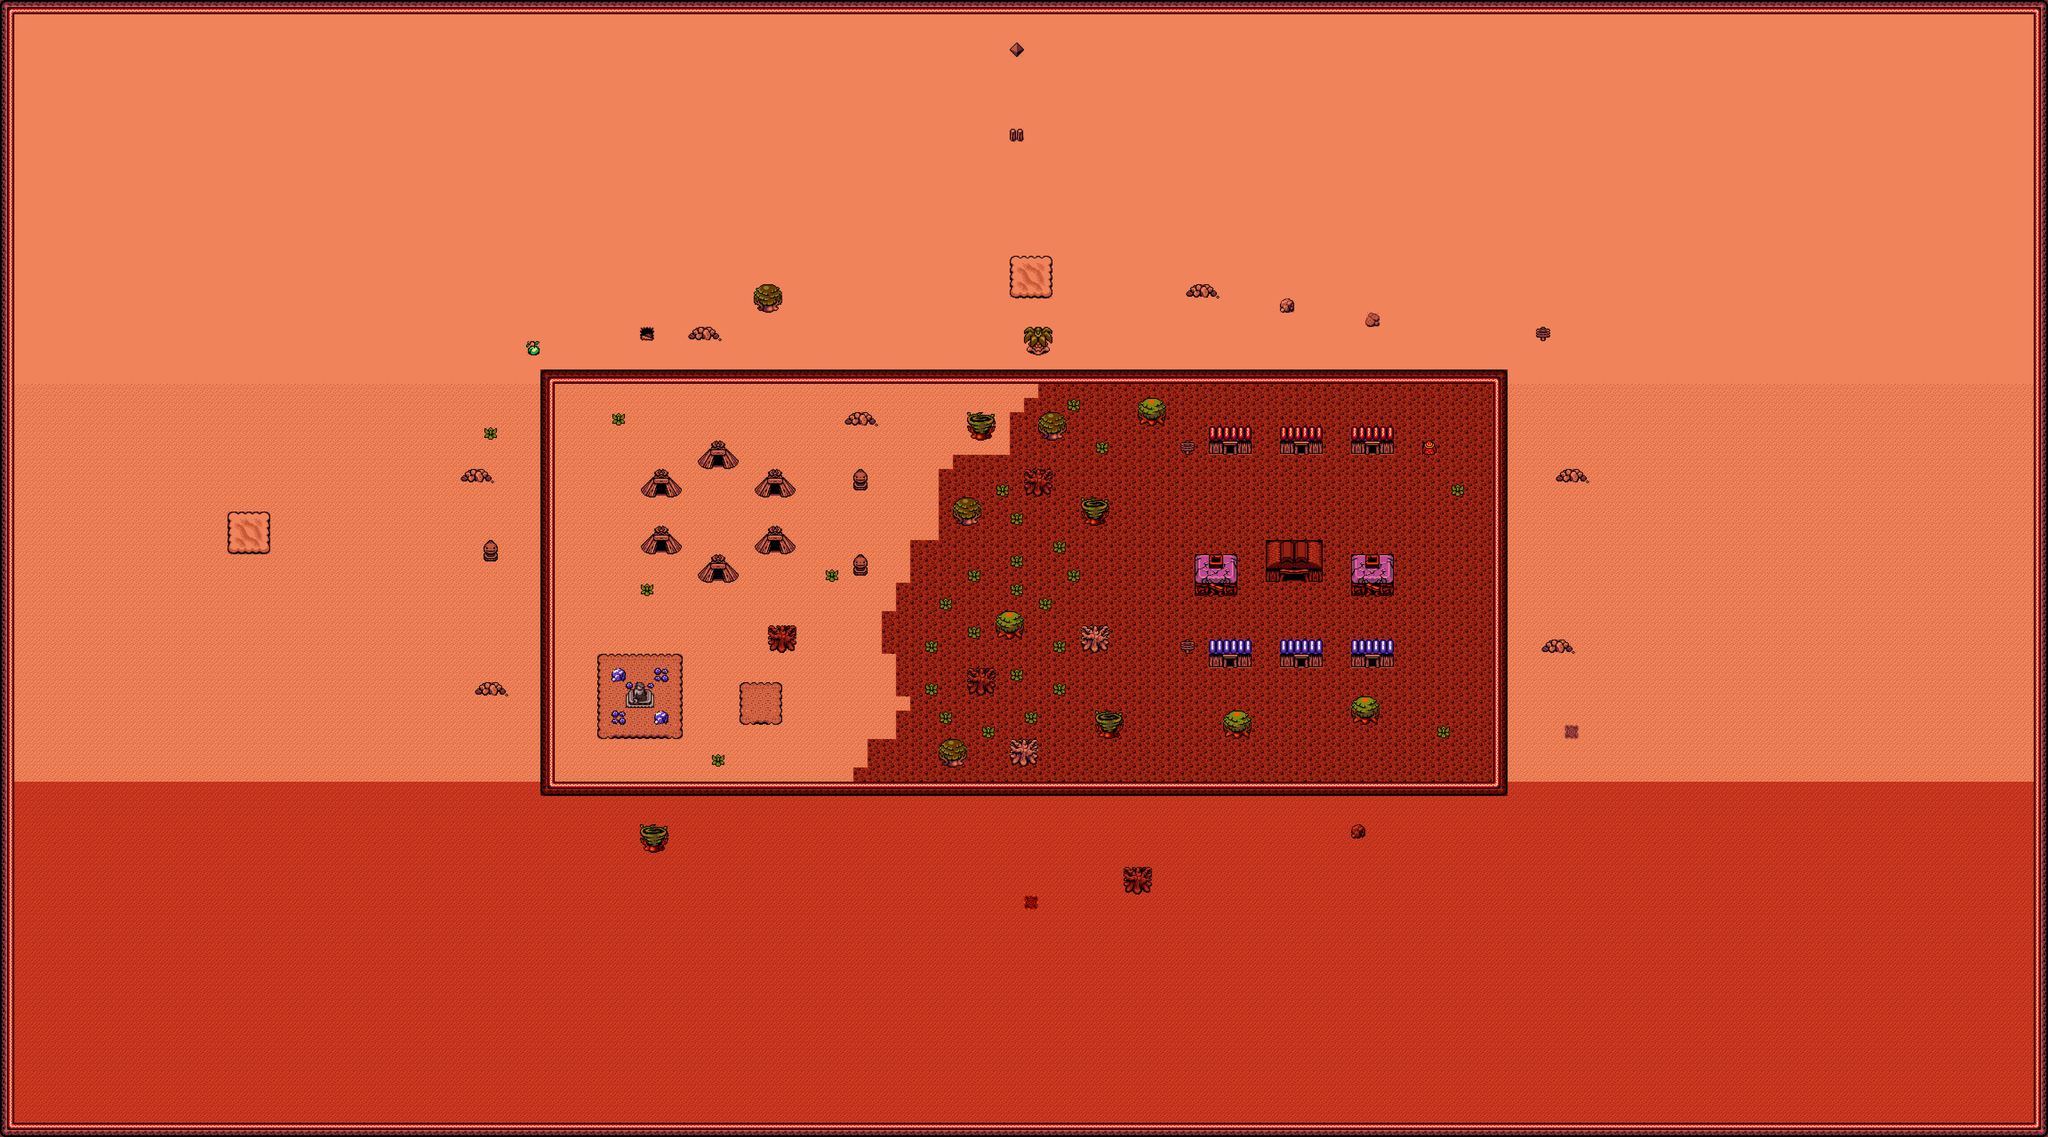

The image is a tile-based game level rendered from a .tmx file. Its description and source (layers, tilesets, objects; grid data summarised) follow:
An orthogonal 144x80 tile map with 48x48 px tiles, 2 tile layers (Ground, Objects), 3 tilesets and 93 objects (37x Enemy, 13x Power up, Player).

<map version="1.10" tiledversion="1.12.2" orientation="orthogonal" renderorder="right-down" width="144" height="80" tilewidth="48" tileheight="48" infinite="0" nextlayerid="7" nextobjectid="147">
 <tileset firstgid="1" source="../tilesets/hell_tiles.tsx" />
 <tileset firstgid="257" source="hell_obj.tsx" />
 <tileset firstgid="513" source="hell_objects_final.tsx" />
 <layer id="1" name="Ground" width="144" height="80">
  <data>[11520 cells, 11520 non-empty, 45 distinct tile ids]</data>
 </layer>
 <layer id="5" name="Objects" width="144" height="80">
  <data>[11520 cells, 286 non-empty, 109 distinct tile ids]</data>
 </layer>
 <objectgroup id="2" name="Collisions">
  <object id="92" x="2356.4" y="1899.27" width="135.383" height="65.9031" />
  <object id="109" x="2548.4" y="1801.94" width="135.383" height="65.9031" />
  <object id="110" x="2164.4" y="1801.94" width="135.383" height="65.9031" />
  <object id="111" x="2163.07" y="1613.94" width="135.383" height="65.9031" />
  <object id="112" x="2356.4" y="1516.6" width="135.383" height="65.9031" />
  <object id="113" x="2547.07" y="1611.27" width="135.383" height="65.9031" />
  <object id="107" x="2497.2" y="2306.4" width="143.862" height="136.106" />
  <object id="108" x="2588.77" y="2106.8" width="95.1062" height="91.6266" />
  <object id="106" x="3360.09" y="2096.05" width="92.8136" height="63.5778" />
  <object id="136" x="3841.42" y="1369.39" width="92.8136" height="63.5778" />
  <object id="137" x="4128.09" y="2429.39" width="92.8136" height="63.5778" />
  <object id="138" x="4561.42" y="2382.72" width="92.8136" height="63.5778" />
  <object id="100" x="2882.41" y="1594.54" width="44.8623" height="60.8624" />
  <object id="97" x="2879.75" y="1879.16" width="45.6673" height="62.1957" />
  <object id="22" x="3170.46" y="2531.28" width="91.3827" height="56.529" />
  <object id="119" x="3411.79" y="2523.28" width="91.3827" height="56.529" />
  <object id="120" x="3267.79" y="2281.95" width="91.3827" height="56.529" />
  <object id="121" x="3649.12" y="2137.95" width="91.3827" height="56.529" />
  <object id="122" x="3458.46" y="1608.62" width="91.3827" height="56.529" />
  <object id="115" x="3503.79" y="1429.95" width="91.3827" height="56.529" />
  <object id="116" x="3647.79" y="1716.62" width="91.3827" height="56.529" />
  <object id="117" x="3695.79" y="2437.95" width="91.3827" height="56.529" />
  <object id="118" x="3262.46" y="1427.28" width="91.3827" height="56.529" />
  <object id="114" x="3218.46" y="1712.62" width="91.3827" height="56.529" />
  <object id="105" x="4801.63" y="1490.08" width="43.4314" height="40.7648" />
  <object id="24" x="8.68051" y="2637.05" width="6898.53" height="1206.51" />
  <object id="25" x="6.16014" y="6" width="6901.01" height="1282" />
  <object id="26" x="4.30644" y="1289.97" width="1863.85" height="1344.5" />
  <object id="28" x="5043.47" y="1290.82" width="1862.29" height="1342.37" />
  <object id="125" x="2016" y="2209.33" width="286.667" height="284" />
  <object id="126" x="4077.33" y="1465.33" width="146.667" height="68" />
  <object id="130" x="4077.33" y="2181.33" width="146.667" height="68" />
  <object id="131" x="4318.67" y="2185.33" width="146.667" height="68" />
  <object id="132" x="4558.67" y="2185.33" width="146.667" height="68" />
  <object id="128" x="4318.67" y="1464" width="146.667" height="68" />
  <object id="129" x="4558.67" y="1465.33" width="146.667" height="68" />
  <object id="133" x="4557.33" y="1896" width="146.667" height="121.333" />
  <object id="134" x="4030.67" y="1897.33" width="146.667" height="113.333" />
  <object id="135" x="4273.33" y="1853.33" width="188" height="113.333" />
  <object id="139" x="3982.67" y="1497.33" width="50.6667" height="38.6667" />
  <object id="140" x="3982.67" y="2168" width="50.6667" height="38.6667" />
  <object id="141" x="2850.67" y="1401.33" width="112" height="36" />
 </objectgroup>
 <objectgroup id="4" name="Entities">
  <object id="30" name="Power up" x="1928.83" y="1378.72">
   <point />
  </object>
  <object id="145" name="Power up" x="4266.17" y="1482.72">
   <point />
  </object>
  <object id="31" name="Power up" x="3565.48" y="1362.16">
   <point />
  </object>
  <object id="146" name="Power up" x="3282.81" y="2230.16">
   <point />
  </object>
  <object id="32" name="Power up" x="4984.64" y="1366.2">
   <point />
  </object>
  <object id="142" name="Power up" x="2905.97" y="1780.87">
   <point />
  </object>
  <object id="143" name="Power up" x="4517.97" y="1972.87">
   <point />
  </object>
  <object id="144" name="Power up" x="2423.31" y="1756.87">
   <point />
  </object>
  <object id="33" name="Power up" x="3573.03" y="2616.57">
   <point />
  </object>
  <object id="34" name="Power up" x="5006.22" y="1925.35">
   <point />
  </object>
  <object id="35" name="Power up" x="4982.19" y="2622.2">
   <point />
  </object>
  <object id="36" name="Power up" x="1927.36" y="2622.35">
   <point />
  </object>
  <object id="37" name="Power up" x="1927.5" y="1937.26">
   <point />
  </object>
  <object id="38" name="Enemy" x="3243.66" y="1384.62">
   <point />
  </object>
  <object id="77" name="Enemy" x="2496.33" y="1417.95">
   <point />
  </object>
  <object id="86" name="Enemy" x="4603.66" y="1416.62">
   <point />
  </object>
  <object id="39" name="Enemy" x="4142.76" y="2364.94">
   <point />
  </object>
  <object id="40" name="Enemy" x="2970.18" y="1649.79">
   <point />
  </object>
  <object id="75" name="Enemy" x="4109.51" y="2115.12">
   <point />
  </object>
  <object id="84" name="Enemy" x="4330.18" y="1681.79">
   <point />
  </object>
  <object id="41" name="Enemy" x="3630.16" y="1683.79">
   <point />
  </object>
  <object id="42" name="Enemy" x="3245.99" y="2002.1">
   <point />
  </object>
  <object id="74" name="Enemy" x="2473.32" y="2170.1">
   <point />
  </object>
  <object id="83" name="Enemy" x="4685.99" y="2119.43">
   <point />
  </object>
  <object id="52" name="Enemy" x="3114.56" y="2540.46">
   <point />
  </object>
  <object id="70" name="Enemy" x="2395.23" y="2577.79">
   <point />
  </object>
  <object id="79" name="Enemy" x="4509.23" y="2577.79">
   <point />
  </object>
  <object id="53" name="Enemy" x="2962.44" y="2240.74">
   <point />
  </object>
  <object id="73" name="Enemy" x="2203.11" y="2144.74">
   <point />
  </object>
  <object id="82" name="Enemy" x="4322.44" y="2272.74">
   <point />
  </object>
  <object id="54" name="Enemy" x="4000.27" y="1855.6">
   <point />
  </object>
  <object id="72" name="Enemy" x="2416.94" y="2391.6">
   <point />
  </object>
  <object id="81" name="Enemy" x="4530.94" y="2391.6">
   <point />
  </object>
  <object id="55" name="Enemy" x="3845.85" y="2537.57">
   <point />
  </object>
  <object id="56" name="Enemy" x="3573.61" y="2280.94">
   <point />
  </object>
  <object id="57" name="Enemy" x="3826.21" y="2132.58">
   <point />
  </object>
  <object id="58" name="Enemy" x="3690.22" y="2064.12">
   <point />
  </object>
  <object id="59" name="Enemy" x="4011.73" y="1615.18">
   <point />
  </object>
  <object id="60" name="Enemy" x="3780.27" y="1544.94">
   <point />
  </object>
  <object id="63" name="Enemy" x="3146.4" y="1561.33">
   <point />
  </object>
  <object id="76" name="Enemy" x="2964.4" y="2508">
   <point />
  </object>
  <object id="85" name="Enemy" x="4506.4" y="1593.33">
   <point />
  </object>
  <object id="64" name="Enemy" x="4844.94" y="2200.93">
   <point />
  </object>
  <object id="71" name="Enemy" x="2730.94" y="2535.6">
   <point />
  </object>
  <object id="80" name="Enemy" x="1947.61" y="2235.6">
   <point />
  </object>
  <object id="65" name="Enemy" x="3872.88" y="2365.18">
   <point />
  </object>
  <object id="66" name="Enemy" x="3853.61" y="1751.6">
   <point />
  </object>
  <object id="67" name="Enemy" x="2708.28" y="1514.27">
   <point />
  </object>
  </objectgroup>
</map>
<!-- 3 of 93 objects omitted -->
